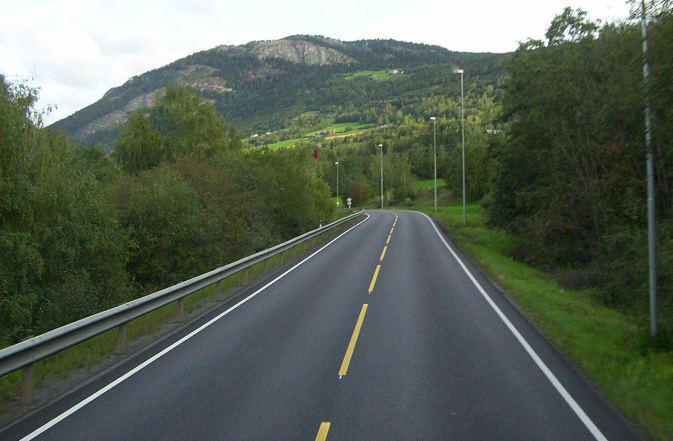
#> input picture code/rpi4/doc_progs/hough/strasse.jpg, 1346 x 882 px (shown at 1/2 size)
$ python -i find_green.py   (imports and definitions only)
#> lines starting #> are read from the running program, lines starting #| are printed output that depends on the picture; after the words box and inside, x2 and y2 are one past the last pixel; in counts of white or black regions, pixels touching at a corner belong together
#> further down, picture is the input picture: shape (882, 1346, 3); mean B, G, R 87, 99.6, 89.3
import cv2
import numpy as np

# [65 lines left out: functions test_morphological_extraction, check_branch, get_junction_center, not called in this run]


def get_green_mask(frame):
        hsv = cv2.cvtColor(frame, cv2.COLOR_BGR2HSV)
#> hsv: shape (882, 1346, 3); mean H, S, V 67.4, 74.7, 102.7
        mask_a = cv2.inRange(hsv, (35, 40, 40), (85, 255, 255))
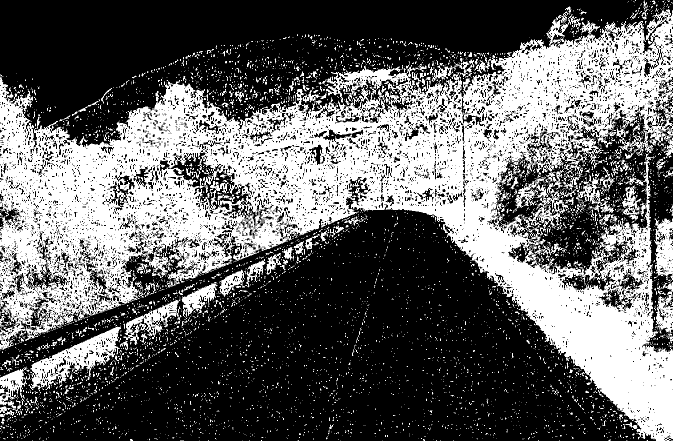
#> mask_a: shape (882, 1346) (shown at 1/2 size); 39% white; 5784 white regions (5445 under 20 px), largest, box (x1, y1, x2, y2) and area: (0, 13, 1346, 882) 400462, (57, 651, 242, 780) 8050, (1308, 436, 1346, 562) 3187
        mask_b = cv2.inRange(hsv, (35, 40, 40), (85, 255, 255))
        green_mask = cv2.bitwise_or(mask_a, mask_b)
        kernel = np.ones((5, 5), np.uint8)
        green_mask = cv2.morphologyEx(green_mask, cv2.MORPH_OPEN, kernel)
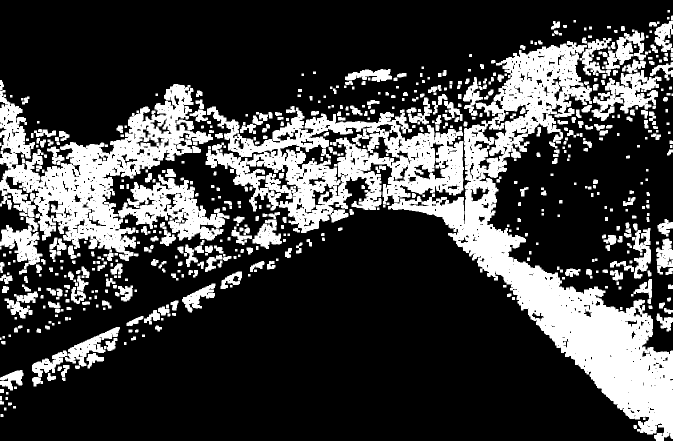
#> green_mask: shape (882, 1346) (shown at 1/2 size); 25.7% white; 629 white regions (3 under 20 px), largest, box (x1, y1, x2, y2) and area: (776, 82, 1346, 882) 99375, (411, 213, 928, 466) 55697, (0, 160, 426, 522) 51753
        green_mask = cv2.morphologyEx(green_mask, cv2.MORPH_CLOSE, kernel)
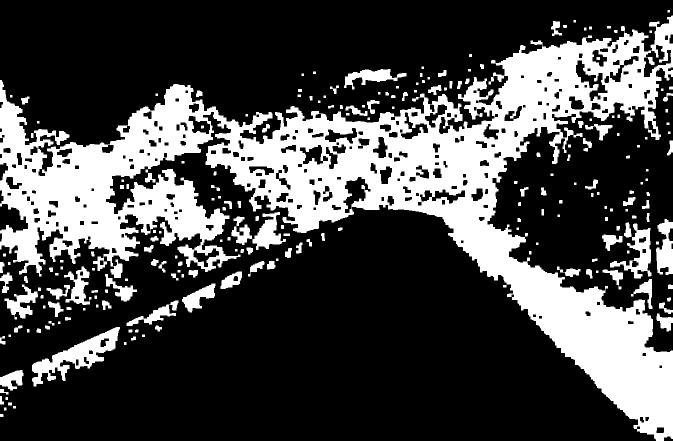
#> green_mask: shape (882, 1346) (shown at 1/2 size); 28.5% white; 224 white regions, largest, box (x1, y1, x2, y2) and area: (0, 31, 1346, 882) 289978, (64, 654, 240, 773) 6660, (1220, 447, 1303, 557) 3124
        return green_mask

# [15 lines left out: function find_green_dots, not called in this run]


# [41 lines not run here, left out]

>>> import cv2
>>> picture = cv2.imread('../hough/strasse.jpg')
>>> result = get_green_mask(picture)
